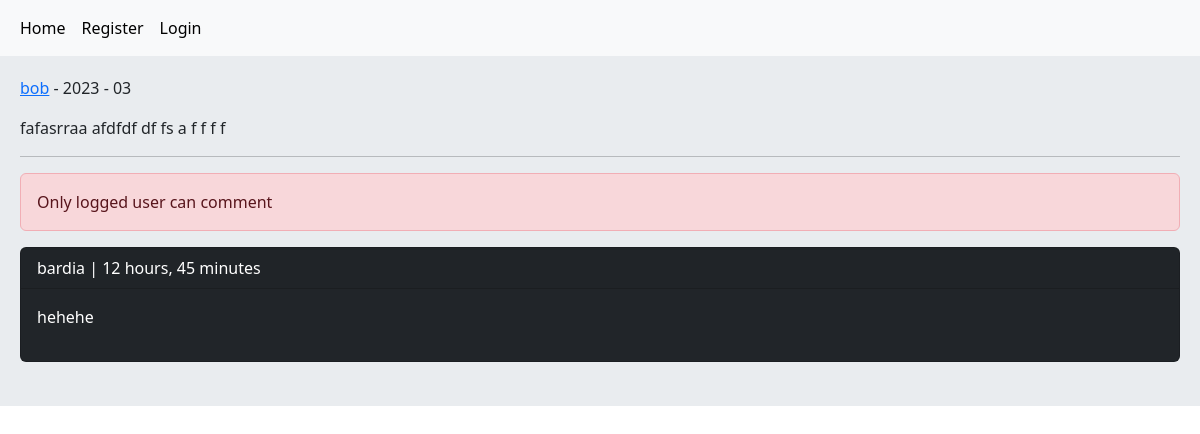
Screenshot of /post/3/fafasrraa-afdfdf-df-fs-a-f-f-f-f/ with the database file from the repository.
### home/models.py (models this page shows, shortened)
class Post(models.Model):
    user = models.ForeignKey(User, on_delete=models.CASCADE, related_name='posts')
    body = models.TextField()
    slug = models.SlugField()
    title = models.CharField(max_length=100, null=True, blank=True)
    created = models.DateTimeField(auto_now_add=True)
    updated = models.DateTimeField(auto_now=True)
    class Meta:
        ordering = ('-created',)

class Comment(models.Model):
    user = models.ForeignKey(User, on_delete=models.CASCADE, related_name='ucomments')
    post = models.ForeignKey(Post, on_delete=models.CASCADE, related_name='pcomments')
    reply = models.ForeignKey('self', on_delete=models.CASCADE, related_name='rcomments', blank=True, null=True)
    is_reply = models.BooleanField(default=False)
    body = models.TextField(max_length=400)
    created = models.DateTimeField(auto_now_add=True)

### home/views.py (the view, shortened to what this page needs)
# urls.py: path('post/<int:post_id>/<slug:post_slug>/', views.PostDetailView.as_view(), name='post_detail'),
class PostDetailView(View):
    form_class = CommentCreateForm
    form_class_reply = CommentReplyForm
    def setup(self, request, *args, **kwargs):
        self.post_intance = get_object_or_404(Post, pk=kwargs['post_id'], slug=kwargs['post_slug'])
        return super().setup(request, *args, **kwargs)
    def get(self, request, *args, **kwargs):
        comments = self.post_intance.pcomments.filter(is_reply=False)
        can_like = False
        if request.user.is_authenticated and self.post_intance.user_can_like(request.user):
            can_like = True
        return render(request, 'home/detail.html',
                      {'post': self.post_intance, 'comments': comments, 'form': self.form_class,
                       'reply_form': self.form_class_reply, 'can_like': can_like})

### home/templates/home/detail.html (shortened to what this page needs)
{% extends 'base.html' %}
{% block content %}
    <p><a href="{% url 'account:user_profile' post.user.id %}"> {{ post.user.username }}</a>
        - {{ post.updated|date:"Y - m" }}</p>
    <p>{{ post.body }}</p>
    <hr/>
    {% if request.user.is_authenticated %}
        <a href="{% url 'home:post_like' post.id %}" class="{% if can_like %}disable{% endif %} btn btn-primary cal-md-2">Like{{ post.like_count }}</a>
        <form action="" method="post">
        {% csrf_token %}
        {{ form.as_p }}
        <input type="submit" value="Send">
        <br/><br/>
    {% else %}
        <p class="alert alert-danger"> Only logged user can comment</p>
    {% endif %}
    {% for comment in comments %}
        <div class="card bg-dark text-white">
            <p class="card-header">{{ comment.user }} | {{ comment.created|timesince }}</p>
            <p class="card-body">{{ comment.body }}</p>
        </div><br/>
    {% empty %}
        <p>No comments yet!</p>
    {% endfor %}
{% endblock %}

### rows the page displays
Post: user.username "bob", updated "2023 - 03", body "fafasrraa afdfdf df fs a f f f f"
Comment: user "bardia", created "12 hours, 45 minutes", body "hehehe"
